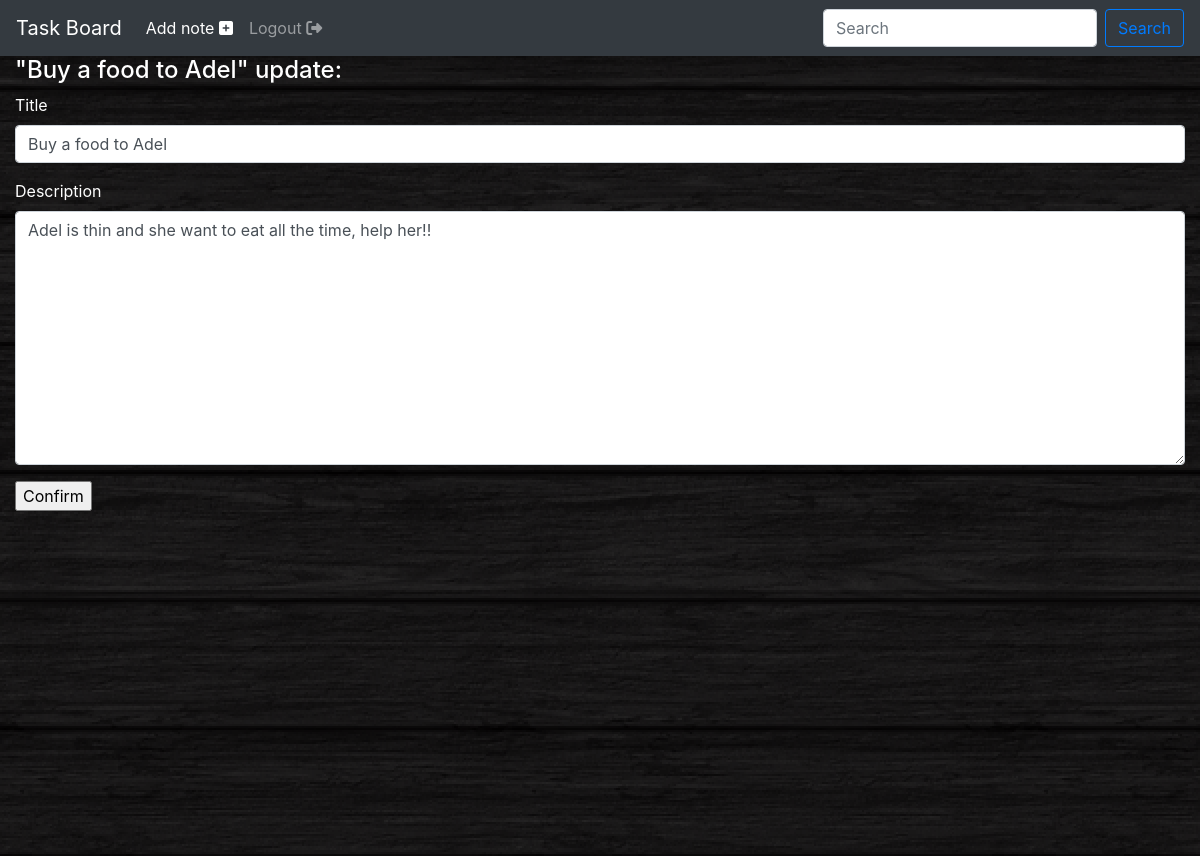
The app's page /update/3/ (signed in) with its own data.
### task/models.py (models this page shows, shortened)
class Task(models.Model):
    title = models.CharField(max_length=256)
    description = models.TextField(max_length=1000)
    date = models.DateField(auto_now=False, auto_now_add=True)
    user = models.ForeignKey(get_user_model(), on_delete=models.CASCADE, blank=True, null=True)

### task/views.py (the view)
# urls.py: path('update/<int:pk>/', TaskUpdateView.as_view(), name='update_task'),
@method_decorator(login_required, name='dispatch')
class TaskUpdateView(UpdateView):
    model = Task
    fields = ['title', 'description']
    success_url = '/'
    template_name_suffix = '_update_form'

### templates/task/task_update_form.html (shortened to what this page needs)
{% extends 'base.html' %}
{% load bootstrap4 %}
{% block content %}
    <form method="post" action="">
        <h4>"{{ object.title }}" update:</h4>
        {% bootstrap_form form %}
        <input type="submit" value="Confirm">
    </form>
{% endblock %}

### records on screen
Task: title "Buy a food to Adel", description "Adel is thin and she want to eat all the time, help her!!"
